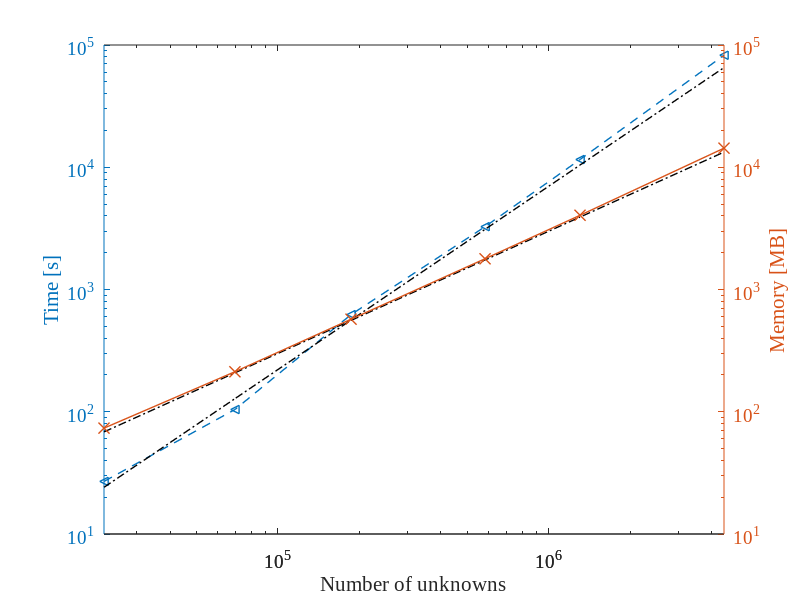
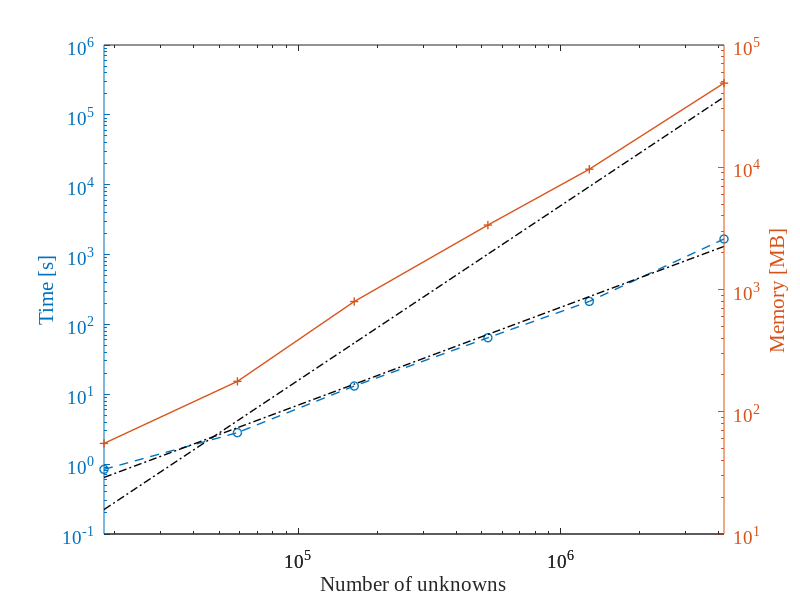

Here is the MATLAB script that generated these plots, in order:
% solvers
clc; close all; clear
% Accuracy
% Change default axes fonts.
set(0,'DefaultAxesFontName', 'Times New Roman')
set(0,'DefaultAxesFontSize', 14)

% Change default text fonts.
set(0,'DefaultTextFontname', 'Times New Roman')
set(0,'DefaultTextFontSize', 14)

set(0,'defaultlinelinewidth', 1);

set(gcf, 'PaperUnits', 'centimeters');
%set(gcf, 'PaperType', 'A4');
set(gcf, 'PaperSize', [8 10]);
td = [0.842 2.823 13.119 64.475 213.5 1672.05];
memd = [55.0586 177.142 797.28 3365.86 9638.4 48789.9];
dofd = [18214 58710 163612 528494 1286582 4194110];
ti = [26.925 104.3 623.052 3265.34 11564.4 82458.2];
memi = [73.4414 212.5 571.312 1785.11 4045.3 14320.3];
dofi = [22803 69392 186186 581737 1303938 4433964];

figure;

[ax,h1,h2] = plotyy(dofi,ti,dofi,memi,@loglog);
set(get(ax(1),'Ylabel'),'String','Time [s]')
set(get(ax(2),'Ylabel'),'String','Memory [MB]')
xlabel('Number of unknowns') 
set(h1, 'LineStyle','--','Marker','<')
set(h2, 'LineStyle','-','Marker','x','MarkerSize',8)
% axis tight
% legend('DD-GMRES time', 'DD-GMRES mem.')
% hold on;
hold on
plot(dofi,0.000007*dofi.^1.5,'k-.', dofi,0.003*dofi,'k-.')

% return
figure

[ax,h1,h2] = plotyy(dofd,td,dofd,memd,@loglog);
set(get(ax(1),'Ylabel'),'String','Time [s]')
set(get(ax(2),'Ylabel'),'String','Memory [MB]')
xlabel('Number of unknowns') 
set(h1, 'LineStyle','--','Marker','o')
set(h2, 'LineStyle','-','Marker','+')
hold on
plot(dofd,0.0000007*dofd.^1.4,'k-.', dofd,0.000000000005*dofd.^2.5,'k-.')

% legend( 'Direct time', 'Direct mem.')
